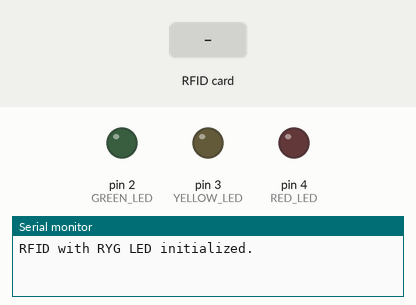
A sketch run on a simulated Arduino Uno, built for the host (arithmetic inside an expression is 32-bit, double 64-bit). Shown: output pins drawn as LEDs (lit = HIGH), the last lines printed to the serial monitor. Inputs (shaded band) come from the test bench.

Above: at 1.2 s.
1.3 s: RFID card E7 86 4A CA held to the reader
At 2.2 s:
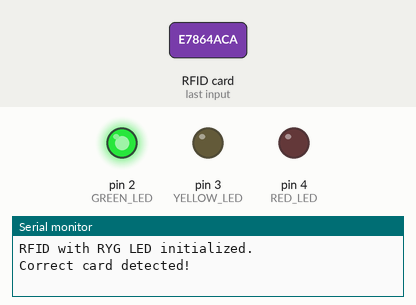
2.8 s: RFID card 5E 7A 19 C4 held to the reader
At 3.6 s:
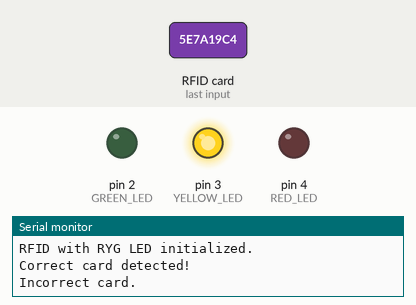
Timing chart, 0 to 5.8 s (numbered marks = the images above; inputs shaded):
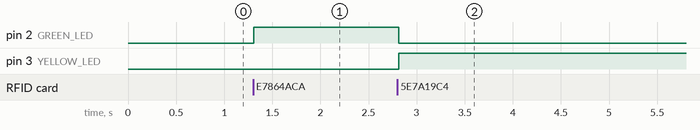

The sketch:

RFID_Access_System.ino
```cpp
#include <SPI.h>
#include <MFRC522.h>
#define SS_PIN 10  // SDA of RC522
#define RST_PIN 9
SPIClass SPI(0); // For Aries V3
MFRC522 rfid(SS_PIN, RST_PIN);
MFRC522::MIFARE_Key key;
byte nuidPICC[4];
// Define RYG LED pins
#define GREEN_LED 2
#define YELLOW_LED 3
#define RED_LED 4
// Correct card UID (E7 86 4A CA)
const byte correctUID[4] = {0xE7, 0x86, 0x4A, 0xCA};
int failedAttempts = 0;
void setup() {
Serial.begin(115200);
SPI.begin();
rfid.PCD_Init();
for (byte i = 0; i < 6; i++) key.keyByte[i] = 0xFF;
// Set LED pins as output
pinMode(GREEN_LED, OUTPUT);
pinMode(YELLOW_LED, OUTPUT);
pinMode(RED_LED, OUTPUT);
Serial.println("RFID with RYG LED initialized.");
}
void loop() {
if (!rfid.PICC_IsNewCardPresent() || !rfid.PICC_ReadCardSerial()) return;
// Check for correct UID
bool isCorrect = true;
for (byte i = 0; i < 4; i++) {
if (rfid.uid.uidByte[i] != correctUID[i]) {
isCorrect = false;
break;
}
}
if (isCorrect) {
Serial.println("Correct card detected!");
failedAttempts = 0;
lightLED(GREEN_LED);
} else {
Serial.println("Incorrect card.");
failedAttempts++;
if (failedAttempts >= 3) {
Serial.println("Too many failed attempts!");
lightLED(RED_LED);
} else {
lightLED(YELLOW_LED);
}
}
rfid.PICC_HaltA();
rfid.PCD_StopCrypto1();
delay(1000); // Small delay before next read
}
void lightLED(int ledPin) {
// Turn off all LEDs first
digitalWrite(GREEN_LED, LOW);
digitalWrite(YELLOW_LED, LOW);
digitalWrite(RED_LED, LOW);
// Turn on the selected LED
digitalWrite(ledPin, HIGH);
}
```

Measured:
- after the input at 1.3 s, pin 2 (GREEN_LED): LOW → HIGH at once
- after the input at 2.8 s, pin 2 (GREEN_LED): HIGH → LOW at once; pin 3 (YELLOW_LED): LOW → HIGH at once
